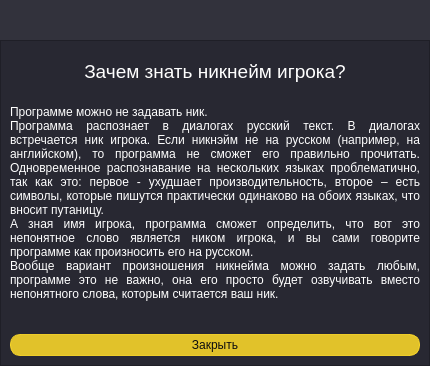
<?xml version="1.0" encoding="UTF-8"?>
<ui version="4.0">
 <class>MainWindow</class>
 <widget class="QMainWindow" name="MainWindow">
  <property name="geometry">
   <rect>
    <x>0</x>
    <y>0</y>
    <width>430</width>
    <height>366</height>
   </rect>
  </property>
  <property name="minimumSize">
   <size>
    <width>430</width>
    <height>200</height>
   </size>
  </property>
  <property name="maximumSize">
   <size>
    <width>16777215</width>
    <height>500</height>
   </size>
  </property>
  <property name="windowTitle">
   <string>Genshin speaker</string>
  </property>
  <property name="windowIcon">
   <iconset>
    <normaloff>Лого.png</normaloff>Лого.png</iconset>
  </property>
  <property name="styleSheet">
   <string notr="true"/>
  </property>
  <property name="unifiedTitleAndToolBarOnMac">
   <bool>false</bool>
  </property>
  <widget class="QWidget" name="centralwidget">
   <property name="styleSheet">
    <string notr="true"/>
   </property>
   <layout class="QVBoxLayout" name="verticalLayout_4">
    <property name="spacing">
     <number>0</number>
    </property>
    <property name="leftMargin">
     <number>0</number>
    </property>
    <property name="topMargin">
     <number>0</number>
    </property>
    <property name="rightMargin">
     <number>0</number>
    </property>
    <property name="bottomMargin">
     <number>0</number>
    </property>
    <item>
     <widget class="QFrame" name="frameMain">
      <property name="frameShape">
       <enum>QFrame::NoFrame</enum>
      </property>
      <property name="frameShadow">
       <enum>QFrame::Raised</enum>
      </property>
      <layout class="QVBoxLayout" name="verticalLayout_2" stretch="0">
       <property name="spacing">
        <number>0</number>
       </property>
       <property name="leftMargin">
        <number>0</number>
       </property>
       <property name="topMargin">
        <number>0</number>
       </property>
       <property name="rightMargin">
        <number>0</number>
       </property>
       <property name="bottomMargin">
        <number>0</number>
       </property>
       <item>
        <layout class="QVBoxLayout" name="verticalLayoutMain">
         <property name="spacing">
          <number>0</number>
         </property>
         <property name="leftMargin">
          <number>0</number>
         </property>
         <property name="topMargin">
          <number>0</number>
         </property>
         <property name="rightMargin">
          <number>0</number>
         </property>
         <property name="bottomMargin">
          <number>0</number>
         </property>
         <item>
          <widget class="QFrame" name="frameTitle">
           <property name="minimumSize">
            <size>
             <width>0</width>
             <height>40</height>
            </size>
           </property>
           <property name="maximumSize">
            <size>
             <width>16777215</width>
             <height>40</height>
            </size>
           </property>
           <property name="styleSheet">
            <string notr="true">background-color: rgb(50, 50, 60);  
color: white;</string>
           </property>
           <property name="frameShape">
            <enum>QFrame::NoFrame</enum>
           </property>
           <property name="frameShadow">
            <enum>QFrame::Raised</enum>
           </property>
           <layout class="QVBoxLayout" name="verticalLayout_6">
            <property name="spacing">
             <number>0</number>
            </property>
            <property name="leftMargin">
             <number>0</number>
            </property>
            <property name="topMargin">
             <number>0</number>
            </property>
            <property name="rightMargin">
             <number>0</number>
            </property>
            <property name="bottomMargin">
             <number>0</number>
            </property>
            <item>
             <layout class="QVBoxLayout" name="verticalLayoutTitle">
              <property name="spacing">
               <number>0</number>
              </property>
             </layout>
            </item>
           </layout>
          </widget>
         </item>
         <item>
          <widget class="QFrame" name="frameBody">
           <property name="styleSheet">
            <string notr="true">#MainWindow
{
	border-color: rgb(40, 40, 50);  
}
QWidget {  
	color: white;
    background-color: rgb(40, 40, 50);  
	
}  
QPushButton {  
	color:rgb(13, 13, 15);  
	
	background-color: rgba(255, 219, 41, 220);
	border: 1px solid rgba(255, 219, 41, 220);
	border-radius: 10px;
	height: 20;
}

QPushButton:hover {
	background-color: rgba(255, 219, 41, 255);
}
QPushButton:pressed {
	background-color: rgba(255, 219, 41, 200);
}
QScrollBar::vertical {  
	border: none;  
	background:  rgb(150,150,150);
	margin: 3px 0 3px 0;
	border-radius: 7px;
}  
QScrollBar::handle:vertical {  
	background: rgba(255, 219, 41, 200); 
	border-radius: 8px;
}  
QScrollBar::handle:vertical:hover {  
	background: rgba(255, 180, 41, 255);
}  
QScrollBar::add-line:vertical, QScrollBar::sub-line:vertical {  
	background: none; 
}  
QScrollBar::add-page:vertical, QScrollBar::sub-page:vertical {  
	background: none;
}  
QSlider::handle{
	 background-color: #E1C22A;
	width: 10px; 
	border-radius: 5px;
}
QSlider::handle::hover{
	 background-color: rgba(255, 180, 41, 255);
}</string>
           </property>
           <property name="frameShape">
            <enum>QFrame::StyledPanel</enum>
           </property>
           <property name="frameShadow">
            <enum>QFrame::Raised</enum>
           </property>
           <layout class="QVBoxLayout" name="verticalLayout_10">
            <property name="spacing">
             <number>18</number>
            </property>
            <property name="topMargin">
             <number>15</number>
            </property>
            <item>
             <widget class="QLabel" name="label">
              <property name="maximumSize">
               <size>
                <width>16777215</width>
                <height>30</height>
               </size>
              </property>
              <property name="font">
               <font>
                <pointsize>14</pointsize>
               </font>
              </property>
              <property name="text">
               <string>Зачем знать никнейм игрока?</string>
              </property>
              <property name="alignment">
               <set>Qt::AlignCenter</set>
              </property>
             </widget>
            </item>
            <item>
             <widget class="QLabel" name="label_2">
              <property name="font">
               <font>
                <pointsize>9</pointsize>
               </font>
              </property>
              <property name="text">
               <string>Программе можно не задавать ник.
Программа распознает в диалогах русский текст. В диалогах встречается ник игрока. Если никнэйм не на русском (например, на английском), то программа не сможет его правильно прочитать. Одновременное распознавание на нескольких языках проблематично, так как это: первое - ухудшает производительность, второе – есть символы, которые пишутся практически одинаково на обоих языках, что вносит путаницу.
А зная имя игрока, программа сможет определить, что вот это непонятное слово является ником игрока, и вы сами говорите программе как произносить его на русском. 
Вообще вариант произношения никнейма можно задать любым, программе это не важно, она его просто будет озвучивать вместо непонятного слова, которым считается ваш ник.
</string>
              </property>
              <property name="textFormat">
               <enum>Qt::AutoText</enum>
              </property>
              <property name="alignment">
               <set>Qt::AlignJustify|Qt::AlignVCenter</set>
              </property>
              <property name="wordWrap">
               <bool>true</bool>
              </property>
             </widget>
            </item>
            <item>
             <widget class="QPushButton" name="closeBtn">
              <property name="text">
               <string>Закрыть</string>
              </property>
             </widget>
            </item>
           </layout>
          </widget>
         </item>
        </layout>
       </item>
      </layout>
     </widget>
    </item>
   </layout>
  </widget>
 </widget>
 <resources/>
 <connections/>
</ui>
